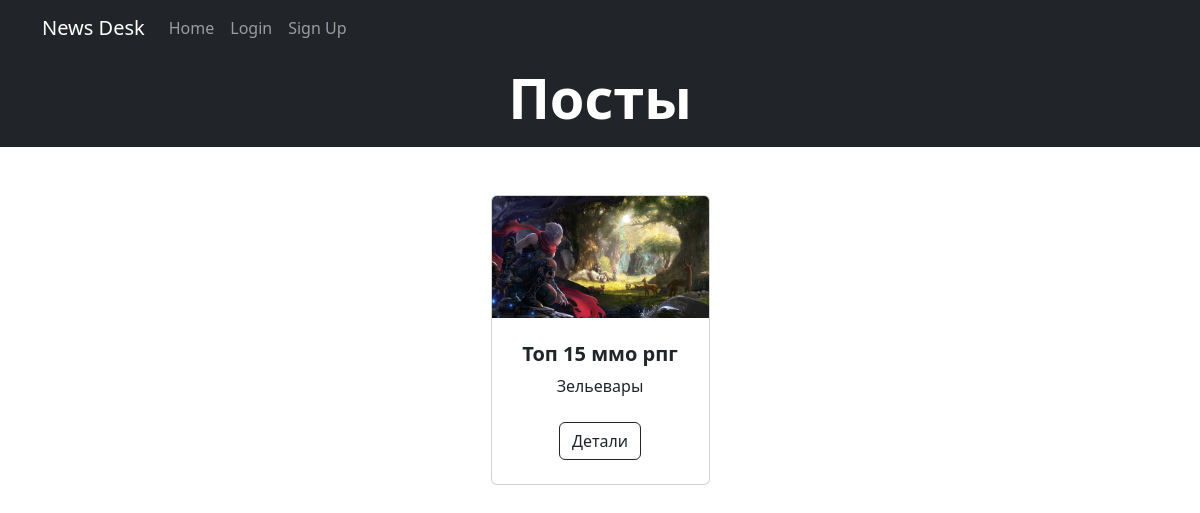
The page / on the database its author committed.
### desk/models.py (models this page shows, shortened)
class Post(models.Model):
    class Meta:
        verbose_name = 'Пост'
        verbose_name_plural = 'Посты'
    title = models.CharField(max_length=200, verbose_name="Заголовок")
    text = models.TextField(verbose_name="Текст")
    author = models.ForeignKey(User, on_delete=models.CASCADE, verbose_name="Автор")
    category = models.CharField(max_length=2, choices=CATEGORY_CHOICE, verbose_name="Категория")
    time_in = models.DateTimeField(auto_now_add=True)
    def preview(self):
        dots = ''
        if len(self.title) > 30:
            dots = '...'
        return self.title[:30] + dots
    def show_category(self):
        for category in CATEGORY_CHOICE:
            if self.category == category[0]:
                return category[1]

class Image(models.Model):
    class Meta:
        verbose_name = 'Изображение'
        verbose_name_plural = 'Изображения'
    file = models.ImageField(upload_to='desk/files/images/', verbose_name="Изображение")
    post = ForeignKey(Post, on_delete=models.CASCADE, verbose_name='Пост')

### desk/views.py (the view)
# urls.py: path('', PostListView.as_view(), name='PostList'),
class PostListView(ListView):
    model = Post
    ordering = '-time_in'
    template_name = 'post_listview.html'
    context_object_name = 'post'
    paginate_by = 12

### desk/templatetags/custom_filters.py (called while the page is built)
@register.filter
def preview(value: Post) -> Image:
    img = Image.objects.filter(post=value).first()
    return img.file.url

@register.filter
def image_check(value: Post) -> bool:
    if Image.objects.filter(post=value.id).first():
        return True
    else:
        return False

### templates/post_listview.html (shortened to what this page needs)
{% extends 'flatpages/default.html' %}
{% load custom_filters %}
{% load custom_tags %}
{% load static %}
{% block name %}
    Посты
{% endblock name %}
{% block content %}
    {% if post %}
        <div class="container px-4 px-lg-5 mt-5">
            <div class="row gx-4 gx-lg-5 row-cols-2 row-cols-md-3 row-cols-xl-4 justify-content-center">
                {% for p in post %}
                    <div class="col mb-5">
                        <div class="card h-100">
                            {% if p|image_check %}
                                <img class="card-img-top" src={{p|preview}} />
                            {% else %}
                                <img class="card-img-top" src={% static 'images/Empty.jpg' %} />
                            {% endif %}
                            <div class="card-body p-4">
                                <div class="text-center">
                                    <h5 class="fw-bolder">{{ p.preview }}</h5>
                                    {{ p.show_category }}
                                </div>
                            </div>
                            <div class="card-footer p-4 pt-0 border-top-0 bg-transparent">
                                <div class="text-center">
                                    <a class="btn btn-outline-dark mt-auto" href="{% url 'PostDetail' pk=p.id %}">Детали</a>
                                </div>
                            </div>
                        </div>
                    </div>
                {% endfor %}
            </div>
        </div>
    {% endif %}
{% endblock content %}

### rows shown on the page
Post: id.file (placeholder picture), preview "Топ 15 ммо рпг", show_category "Зельевары"
